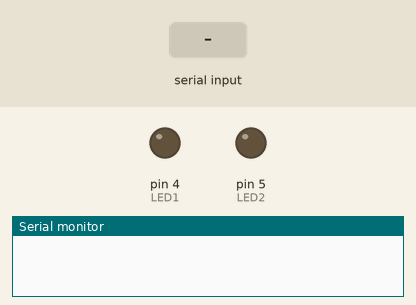
Simulated run of this sketch. Board: Arduino Uno, built with avr-gcc and run on an emulated ATmega328P. On the bench: output pins drawn as LEDs (lit = HIGH), the last lines printed to the serial monitor. Inputs (shaded band) come from the test bench.

Above: at 1.2 s.
1.3 s: "A" received over Serial
At 2.5 s:
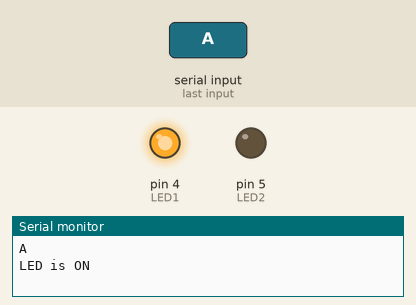
2.8 s: "C" received over Serial
At 3.6 s:
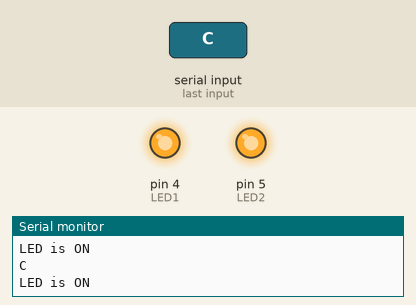
4.3 s: "B" received over Serial
At 4.8 s:
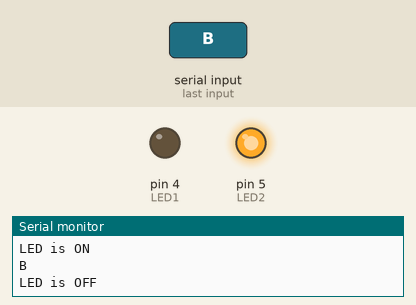
Timing chart, 0 to 7.3 s (numbered marks = the images above; inputs shaded):
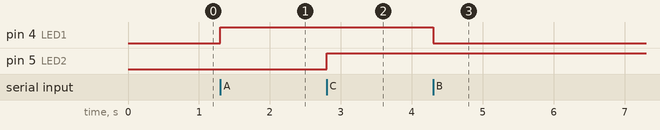

Measured:
- after the input at 1.3 s, pin 4 (LED1): LOW → HIGH at once
- after the input at 2.8 s, pin 5 (LED2): LOW → HIGH at once
- after the input at 4.3 s, pin 4 (LED1): HIGH → LOW at once

The sketch:

bluetooth.ino
```cpp
#define LED1 4  // LM35 connected to analog pin A0
#define LED2 5

void setup() {
  Serial.begin(9600);
  pinMode(LED1, OUTPUT);
  pinMode(LED2, OUTPUT);  // Initialize serial communication
}
void loop() {
  if (Serial.available()){
    char a = Serial.read();
  Serial.println(a);
  if (a == 'A' || a =='a') {
    digitalWrite(LED1, HIGH);
    Serial.println("LED is ON");
  } else if (a == 'B'|| a =='b') {
    digitalWrite(LED1, LOW);
    Serial.println("LED is OFF");
  } else if (a == 'C' || a =='c') {
    digitalWrite(LED2, HIGH);
    Serial.println("LED is ON");
  } else if (a == 'D' || a=='d') {
    digitalWrite(LED2, LOW);
    Serial.println("LED is OFF");
  }
  }
  // put your main code here, to run repeatedly:
}
```
